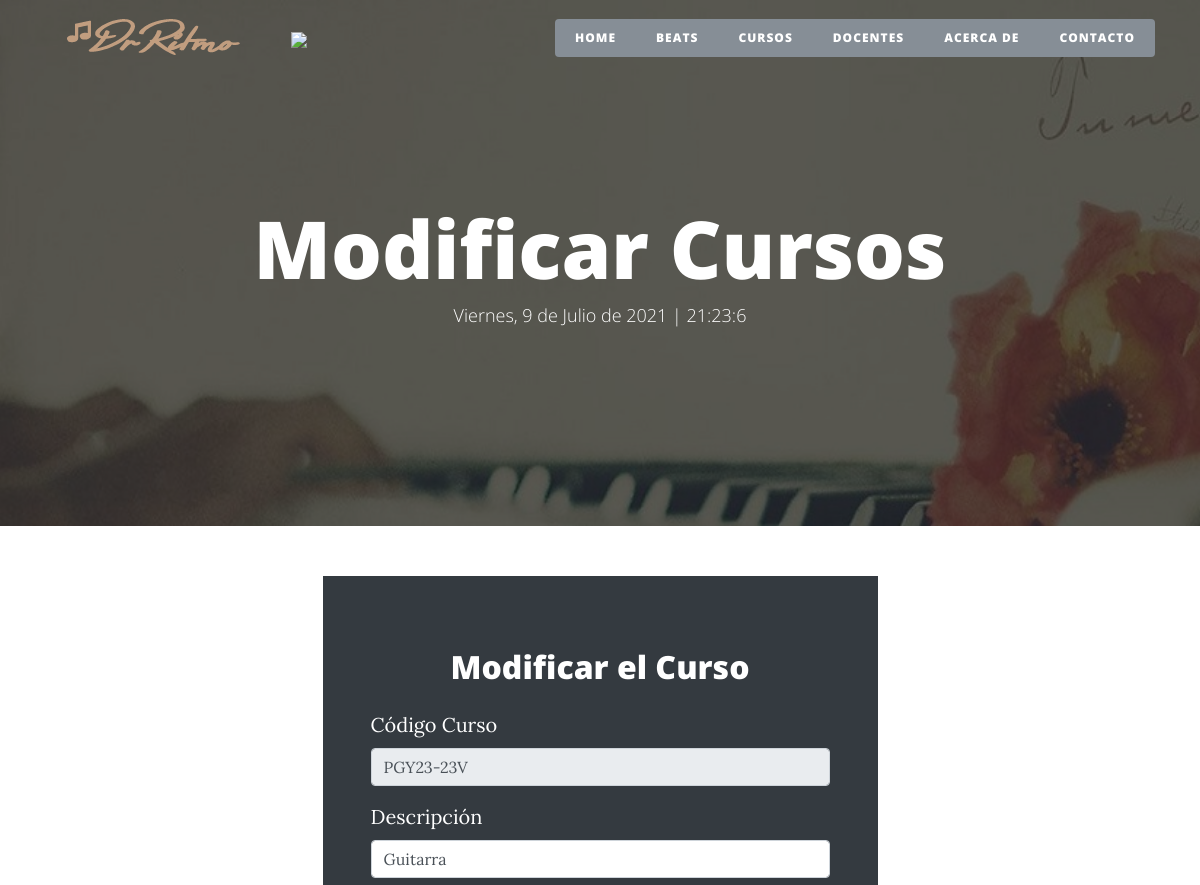
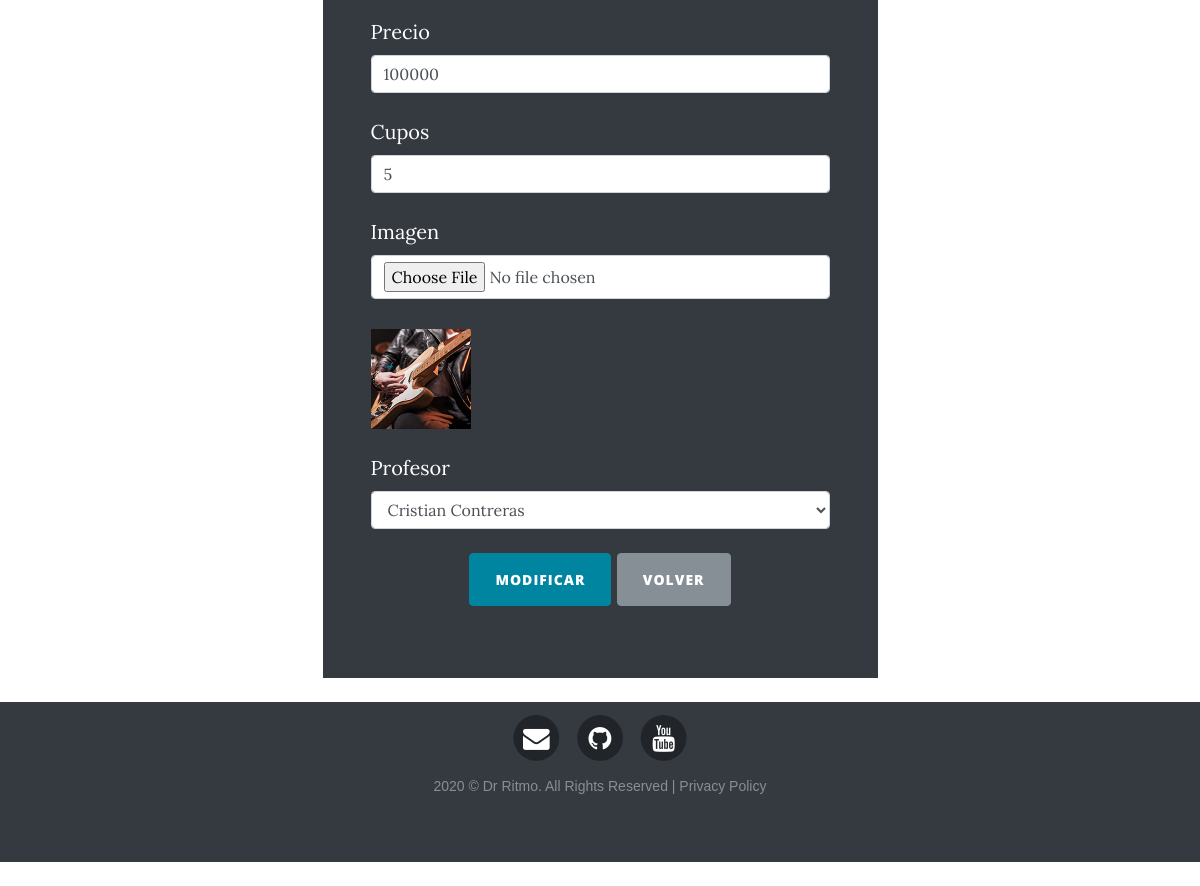
/mod_curso/PGY23-23V, run on the app's committed database (2 pictures, top to bottom).
### cursos/models.py (models this page shows, shortened)
class Curso(models.Model):
    idCurso = models.CharField(primary_key=True,max_length=10,verbose_name='ID')
    descripcion = models.CharField(max_length=100,verbose_name='Descripción')
    precio = models.IntegerField(verbose_name='Precio Unitario')
    stock = models.IntegerField(verbose_name='Stock')
    imagen = models.ImageField(verbose_name='Imagen',upload_to='cursos',null=True,blank=True)
    docente = models.ForeignKey(Docente, on_delete=models.CASCADE)
    class Meta:
        verbose_name='curso'
        verbose_name_plural='cursos'
        ordering = ['descripcion']

class Docente(models.Model):
    idDocente = models.IntegerField(primary_key=True, verbose_name='ID')
    docente = models.CharField(max_length=50,verbose_name='Docente')
    class Meta:
        verbose_name='docente'
        verbose_name_plural='docentes'
        ordering = ['docente']
    def __str__(self):
        return self.docente

### cursos/views.py (the view, shortened to what this page needs)
# urls.py: path('mod_curso/<idCurso>', cursos_views.modificar_curso, name='mod_curso'),
def modificar_curso(request,idCurso):
    curso = Curso.objects.get(idCurso = idCurso)
    form = CursoForm(instance = curso)
    return render(request,"cursos/mod_curso.html",{'form':form})

### cursos/forms.py
class CursoForm(ModelForm):
    class Meta:
        model = Curso
        fields = [
           'idCurso',
           'descripcion',
           'precio',
           'stock',
           'imagen',
           'docente'
        ]
        labels = {
            'idCurso' : 'Código Curso',
            'descripcion' : 'Descripción',
            'precio' : 'Precio',
            'stock' : 'Stock',
            'imagen' : 'Imagen',
            'docente' : 'Profesor'
        }
        widgets = {
            'idCurso' : forms.TextInput(attrs={'class':'form-control'}),
            'descripcion' : forms.TextInput(attrs={'class':'form-control'}),
            'precio' : forms.TextInput(attrs={'class':'form-control','type':'number'}),
            'stock' :  forms.TextInput(attrs={'class':'form-control','type':'number'}),
            'imagen' : forms.FileInput(attrs={'class':'form-control'}),
            'docente' : forms.Select(attrs={'class':'form-control'})
        }

### cursos/templates/cursos/mod_curso.html (shortened to what this page needs)
{% extends 'core/base.html' %}
{% load static %}
{% block img-background %}{% static 'core/img/cursos-bg.jpg' %}{% endblock %}
{% block headers %}
    <h1>Modificar Cursos</h1>
{% endblock %}
{% block content %}
    <main class="container">
        <div class="row justify-content-center">
            <div class="col-md-6 bg-dark text-white p-5">
                <div class="div text-center text-white"><h2>Modificar el Curso</h2></div>
                <form action="#" id="formulario" method="POST" enctype="multipart/form-data">
                    <div class="form-group mt-4">
                        <label class="fw-bold" id="idCurso">Código Curso</label>
                        <div class="input-group">
                            {{form.idCurso}}
                        </div>
                    </div>
                    <div class="form-group">
                        <label class="fw-bold" id="descripcion">Descripción</label>
                        <div class="input-group">
                            {{form.descripcion}}
                        </div>
                    </div>
                    <div class="form-group mt-4 mb-4">
                        <label class="fw-bold" id="precio">Precio</label>
                        <div class="input-group">
                            {{form.precio}}
                        </div>
                    </div>
                    <div class="form-group mt-4 mb-4">
                        <label class="fw-bold" id="stock">Cupos</label>
                        <div class="input-group">
                            {{form.stock}}
                        </div>
                    </div>
                    <div class="form-group mt-4 mb-4">
                        <label class="fw-bold" id="imagen">Imagen</label>
                        <div class="input-group">
                            {{form.imagen}}
                        </div> <br>
                        {% if form.instance.imagen %}
                            <img src="{{form.instance.imagen.url}}" class="img-producto" alt="">
                        {% endif %}
                    </div>
                    <div class="form-group mt-4 mb-4">
                        <label class="fw-bold" id="docente">Profesor</label>
                        <div class="input-group">
                            {{form.docente}}
                        </div>
                    </div>
                    <div class="div mt-4 mb-4 text-center">
                        <button type="submit" class="btn btn-primary rounded">Modificar</button>
                        <a  class="btn btn-secondary rounded" href="{% url 'cursos' %}">Volver</a>
                    </div>
                </form>
            </div>
        </div>
    </main>
{% endblock %}

### core/static/core/css/my-styles.css (style rules this page uses)
.claro { background-color: #ffffff; color: #000000; transition: 1s; }
.img-producto { width: 100px; height: 100px; }

### data on the page
Curso: idCurso "PGY23-23V", descripcion "Guitarra", precio "100000", stock "5", instance.imagen (picture)
Docente: docente "Cristian Contreras"
